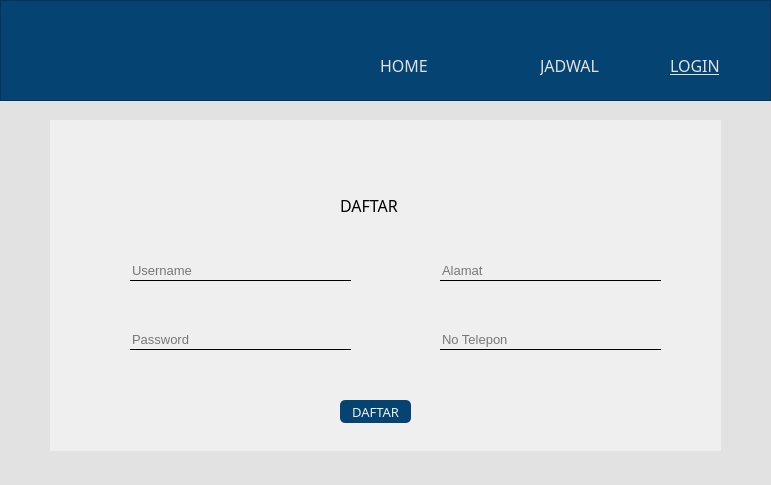
<?xml version="1.0" encoding="UTF-8"?>
<ui version="4.0">
 <class>dialogdaftar</class>
 <widget class="QDialog" name="dialogdaftar">
  <property name="geometry">
   <rect>
    <x>0</x>
    <y>0</y>
    <width>771</width>
    <height>485</height>
   </rect>
  </property>
  <property name="windowTitle">
   <string>Dialog</string>
  </property>
  <widget class="QFrame" name="framebody">
   <property name="geometry">
    <rect>
     <x>0</x>
     <y>100</y>
     <width>771</width>
     <height>451</height>
    </rect>
   </property>
   <property name="styleSheet">
    <string notr="true">background-color: rgb(225, 226, 225);</string>
   </property>
   <property name="frameShape">
    <enum>QFrame::NoFrame</enum>
   </property>
   <property name="frameShadow">
    <enum>QFrame::Raised</enum>
   </property>
   <widget class="QFrame" name="framesubbody">
    <property name="geometry">
     <rect>
      <x>50</x>
      <y>20</y>
      <width>671</width>
      <height>331</height>
     </rect>
    </property>
    <property name="styleSheet">
     <string notr="true">background-color: rgb(239, 239, 240);
border-color: rgb(4, 67, 114);
</string>
    </property>
    <property name="frameShape">
     <enum>QFrame::NoFrame</enum>
    </property>
    <property name="frameShadow">
     <enum>QFrame::Raised</enum>
    </property>
    <widget class="QLineEdit" name="username">
     <property name="geometry">
      <rect>
       <x>80</x>
       <y>140</y>
       <width>221</width>
       <height>21</height>
      </rect>
     </property>
     <property name="font">
      <font>
       <family>Arial</family>
       <pointsize>10</pointsize>
      </font>
     </property>
     <property name="styleSheet">
      <string notr="true">baground:transpararent;
colour:black;
border:none;
border-bottom:1px solid;</string>
     </property>
     <property name="text">
      <string/>
     </property>
     <property name="placeholderText">
      <string>Username </string>
     </property>
    </widget>
    <widget class="QLabel" name="iusername">
     <property name="geometry">
      <rect>
       <x>50</x>
       <y>140</y>
       <width>21</width>
       <height>21</height>
      </rect>
     </property>
     <property name="font">
      <font>
       <family>Arial Narrow</family>
       <pointsize>11</pointsize>
      </font>
     </property>
     <property name="styleSheet">
      <string notr="true">image: url(:/sorce/user.png);</string>
     </property>
     <property name="text">
      <string/>
     </property>
    </widget>
    <widget class="QLineEdit" name="password">
     <property name="geometry">
      <rect>
       <x>80</x>
       <y>210</y>
       <width>221</width>
       <height>20</height>
      </rect>
     </property>
     <property name="font">
      <font>
       <family>Arial</family>
       <pointsize>10</pointsize>
      </font>
     </property>
     <property name="styleSheet">
      <string notr="true">baground:transpararent;
colour:black;
border:none;
border-bottom:1px solid;</string>
     </property>
     <property name="text">
      <string/>
     </property>
     <property name="placeholderText">
      <string>Password</string>
     </property>
    </widget>
    <widget class="QLabel" name="ipassword">
     <property name="geometry">
      <rect>
       <x>50</x>
       <y>210</y>
       <width>21</width>
       <height>21</height>
      </rect>
     </property>
     <property name="font">
      <font>
       <family>Arial Narrow</family>
       <pointsize>11</pointsize>
      </font>
     </property>
     <property name="styleSheet">
      <string notr="true">image: url(:/sorce/lock.png);</string>
     </property>
     <property name="text">
      <string/>
     </property>
    </widget>
    <widget class="QPushButton" name="daftar">
     <property name="geometry">
      <rect>
       <x>290</x>
       <y>280</y>
       <width>71</width>
       <height>23</height>
      </rect>
     </property>
     <property name="font">
      <font>
       <family>Arial Rounded MT Bold</family>
       <pointsize>10</pointsize>
      </font>
     </property>
     <property name="styleSheet">
      <string notr="true">background-color: rgb(4, 67, 114);
color: rgb(239, 239, 240);
border-radius:5px;</string>
     </property>
     <property name="text">
      <string>DAFTAR</string>
     </property>
     <property name="flat">
      <bool>false</bool>
     </property>
    </widget>
    <widget class="QLabel" name="idaftar">
     <property name="geometry">
      <rect>
       <x>290</x>
       <y>10</y>
       <width>71</width>
       <height>51</height>
      </rect>
     </property>
     <property name="font">
      <font>
       <family>Arial Narrow</family>
       <pointsize>11</pointsize>
      </font>
     </property>
     <property name="styleSheet">
      <string notr="true">image: url(:/sorce/round-account-button-with-user-inside.png);</string>
     </property>
     <property name="text">
      <string/>
     </property>
    </widget>
    <widget class="QLabel" name="ldaftar">
     <property name="geometry">
      <rect>
       <x>290</x>
       <y>70</y>
       <width>91</width>
       <height>31</height>
      </rect>
     </property>
     <property name="font">
      <font>
       <family>Arial Rounded MT Bold</family>
       <pointsize>12</pointsize>
       <weight>50</weight>
       <bold>false</bold>
       <underline>false</underline>
      </font>
     </property>
     <property name="styleSheet">
      <string notr="true">color: rgb(0, 0, 0);</string>
     </property>
     <property name="text">
      <string>DAFTAR</string>
     </property>
    </widget>
    <widget class="QLabel" name="ialamat">
     <property name="geometry">
      <rect>
       <x>360</x>
       <y>140</y>
       <width>21</width>
       <height>21</height>
      </rect>
     </property>
     <property name="font">
      <font>
       <family>Arial Narrow</family>
       <pointsize>11</pointsize>
      </font>
     </property>
     <property name="styleSheet">
      <string notr="true">image: url(:/sorce/location-pin.png);</string>
     </property>
     <property name="text">
      <string/>
     </property>
    </widget>
    <widget class="QLineEdit" name="notelepon">
     <property name="geometry">
      <rect>
       <x>390</x>
       <y>210</y>
       <width>221</width>
       <height>20</height>
      </rect>
     </property>
     <property name="font">
      <font>
       <family>Arial</family>
       <pointsize>10</pointsize>
      </font>
     </property>
     <property name="styleSheet">
      <string notr="true">baground:transpararent;
colour:black;
border:none;
border-bottom:1px solid;</string>
     </property>
     <property name="text">
      <string/>
     </property>
     <property name="placeholderText">
      <string>No Telepon</string>
     </property>
    </widget>
    <widget class="QLabel" name="inotelepon">
     <property name="geometry">
      <rect>
       <x>360</x>
       <y>210</y>
       <width>21</width>
       <height>21</height>
      </rect>
     </property>
     <property name="font">
      <font>
       <family>Arial Narrow</family>
       <pointsize>11</pointsize>
      </font>
     </property>
     <property name="styleSheet">
      <string notr="true">image: url(:/sorce/viber.png);</string>
     </property>
     <property name="text">
      <string/>
     </property>
    </widget>
    <widget class="QLineEdit" name="alamat">
     <property name="geometry">
      <rect>
       <x>390</x>
       <y>140</y>
       <width>221</width>
       <height>21</height>
      </rect>
     </property>
     <property name="font">
      <font>
       <family>Arial</family>
       <pointsize>10</pointsize>
      </font>
     </property>
     <property name="styleSheet">
      <string notr="true">baground:transpararent;
colour:black;
border:none;
border-bottom:1px solid;</string>
     </property>
     <property name="text">
      <string/>
     </property>
     <property name="placeholderText">
      <string>Alamat</string>
     </property>
    </widget>
   </widget>
  </widget>
  <widget class="QFrame" name="header">
   <property name="geometry">
    <rect>
     <x>0</x>
     <y>0</y>
     <width>771</width>
     <height>101</height>
    </rect>
   </property>
   <property name="styleSheet">
    <string notr="true">background-color: rgb(4, 67, 114);</string>
   </property>
   <property name="frameShape">
    <enum>QFrame::StyledPanel</enum>
   </property>
   <property name="frameShadow">
    <enum>QFrame::Raised</enum>
   </property>
   <widget class="QLabel" name="home">
    <property name="geometry">
     <rect>
      <x>380</x>
      <y>50</y>
      <width>51</width>
      <height>31</height>
     </rect>
    </property>
    <property name="font">
     <font>
      <family>Arial Rounded MT Bold</family>
      <pointsize>12</pointsize>
      <weight>50</weight>
      <bold>false</bold>
      <underline>false</underline>
     </font>
    </property>
    <property name="styleSheet">
     <string notr="true">color: rgb(225, 226, 225);</string>
    </property>
    <property name="text">
     <string>HOME</string>
    </property>
   </widget>
   <widget class="QLabel" name="futbooklogo">
    <property name="geometry">
     <rect>
      <x>40</x>
      <y>10</y>
      <width>71</width>
      <height>81</height>
     </rect>
    </property>
    <property name="font">
     <font>
      <pointsize>26</pointsize>
      <weight>75</weight>
      <bold>true</bold>
     </font>
    </property>
    <property name="styleSheet">
     <string notr="true">image: url(:/sorce/lg1.png);</string>
    </property>
    <property name="text">
     <string/>
    </property>
    <property name="pixmap">
     <pixmap>:/sorce/lg1.png</pixmap>
    </property>
    <property name="scaledContents">
     <bool>true</bool>
    </property>
   </widget>
   <widget class="QLabel" name="jadwal">
    <property name="geometry">
     <rect>
      <x>540</x>
      <y>50</y>
      <width>71</width>
      <height>31</height>
     </rect>
    </property>
    <property name="font">
     <font>
      <family>Arial Rounded MT Bold</family>
      <pointsize>12</pointsize>
      <weight>50</weight>
      <bold>false</bold>
      <underline>false</underline>
     </font>
    </property>
    <property name="styleSheet">
     <string notr="true">color: rgb(225, 226, 225);</string>
    </property>
    <property name="text">
     <string>JADWAL</string>
    </property>
   </widget>
   <widget class="QLabel" name="login">
    <property name="geometry">
     <rect>
      <x>670</x>
      <y>50</y>
      <width>61</width>
      <height>31</height>
     </rect>
    </property>
    <property name="font">
     <font>
      <family>Arial Rounded MT Bold</family>
      <pointsize>12</pointsize>
      <weight>50</weight>
      <bold>false</bold>
      <underline>true</underline>
     </font>
    </property>
    <property name="styleSheet">
     <string notr="true">color: rgb(225, 226, 225);</string>
    </property>
    <property name="text">
     <string>LOGIN</string>
    </property>
   </widget>
   <widget class="QLabel" name="notif">
    <property name="geometry">
     <rect>
      <x>470</x>
      <y>60</y>
      <width>31</width>
      <height>21</height>
     </rect>
    </property>
    <property name="font">
     <font>
      <family>Arial Rounded MT Bold</family>
      <pointsize>12</pointsize>
      <weight>50</weight>
      <bold>false</bold>
      <underline>false</underline>
     </font>
    </property>
    <property name="styleSheet">
     <string notr="true">image: url(:/sorce/bell.png);</string>
    </property>
    <property name="text">
     <string/>
    </property>
   </widget>
  </widget>
 </widget>
 <resources>
  <include location="resource.qrc"/>
  <include location="resource.qrc"/>
 </resources>
 <connections/>
</ui>
